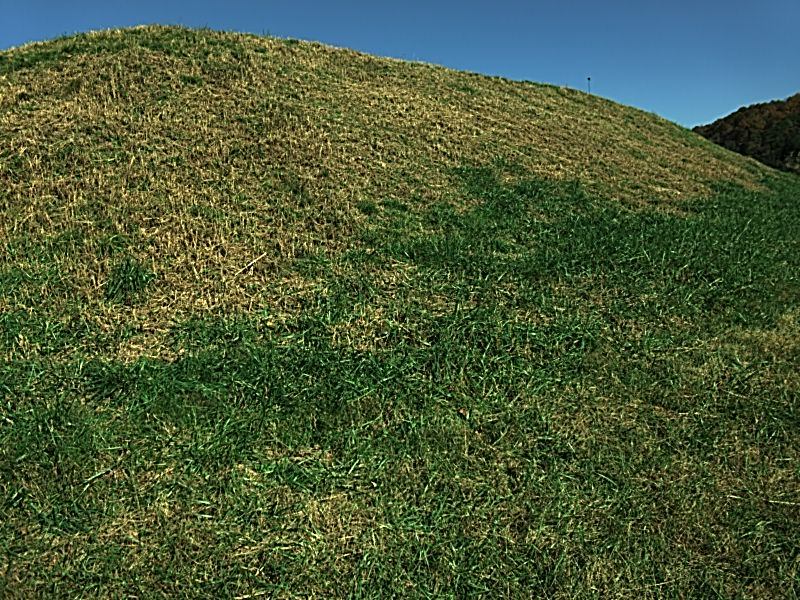
%> input picture CascadingSentera/lab_tests/NDVI_algo_rgb/mb_rgb.jpg, 800 x 600 px
$ octave GetBands.m   (GNU Octave 9; MATLAB toolbox functions it lacks are replaced by stand-ins)
%> lines starting %> are read from the running program, lines starting %| are printed output that depends on the picture
% GetBands
% pulls R, G, B bands from rgb image

rgb_filepath = 'mb_rgb.jpg';
nir_filepath = 'mb_nir.jpg';
ndvi_filepath = 'mb_ndvi.jpg';

rgb = imread(rgb_filepath);
%> rgb is the input picture: size 600x800x3 uint8; mean R, G, B 74.7, 90.9, 57.7
nir = imread(nir_filepath);
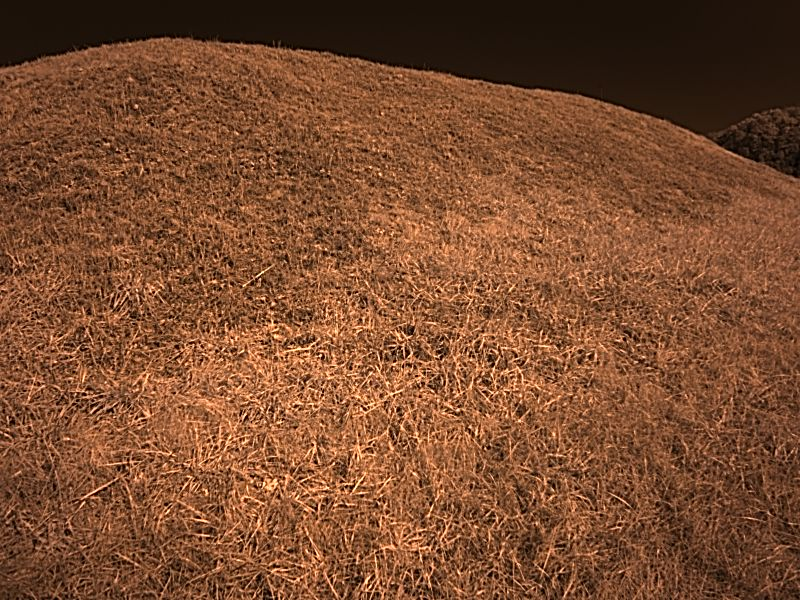
%> input picture CascadingSentera/lab_tests/NDVI_algo_rgb/mb_nir.jpg, 800 x 600 px
%> nir is the input picture: size 600x800x3 uint8; mean R, G, B 124, 76.6, 48
ndvi = imread(ndvi_filepath);
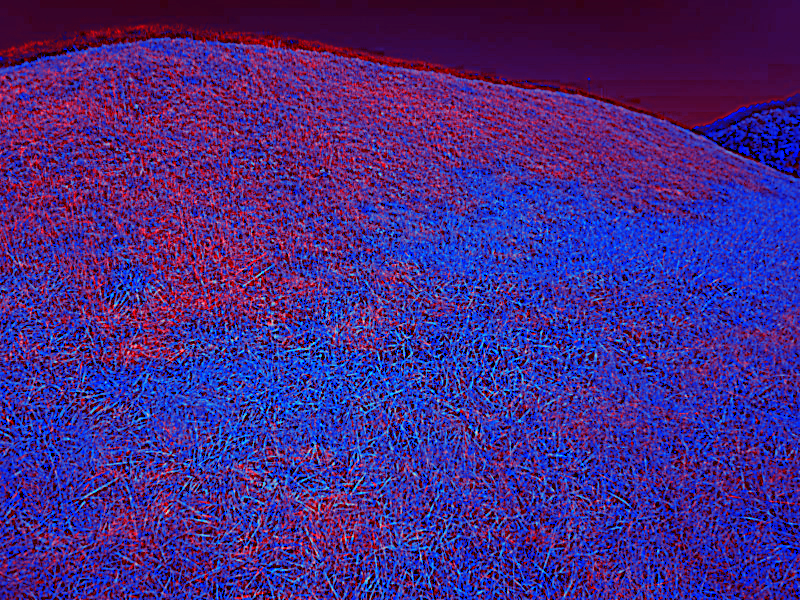
%> input picture CascadingSentera/lab_tests/NDVI_algo_rgb/mb_ndvi.jpg, 800 x 600 px
%> ndvi is the input picture: size 600x800x3 uint8; mean R, G, B 70, 40.8, 133.1

red_rgb = rgb(:,:,1);
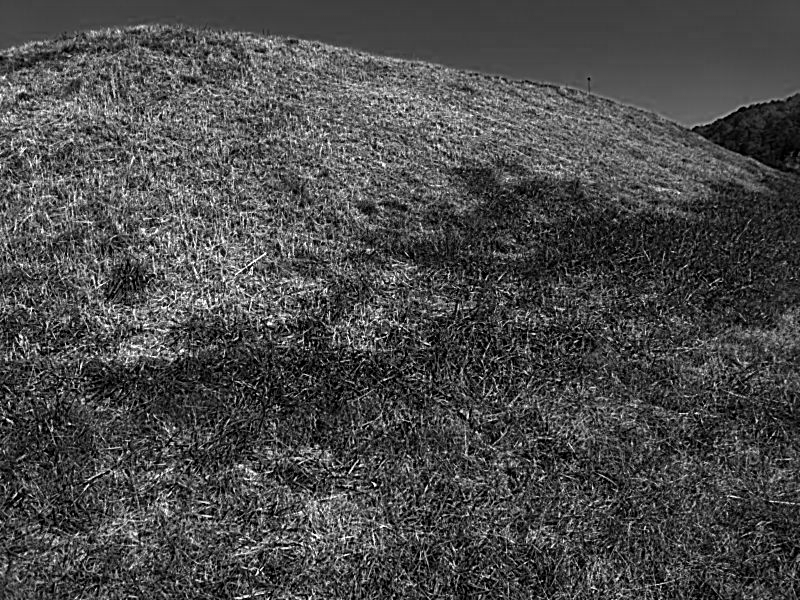
%> red_rgb: size 600x800 uint8; min 0, max 255, mean 74.7
nir_nir = nir(:,:,3);
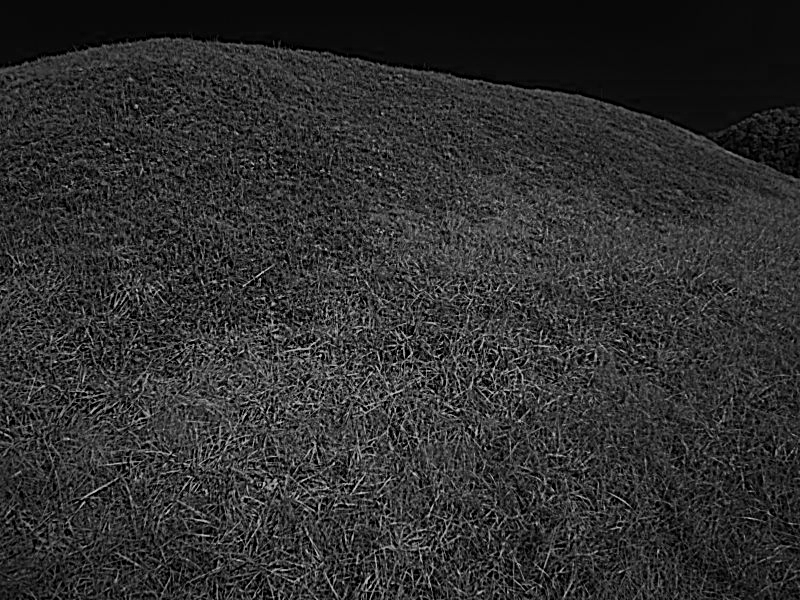
%> nir_nir: size 600x800 uint8; min 0, max 209, mean 48
red_ndvi = ndvi(:,:,1);
nir_ndvi = ndvi(:,:,2);
ndvi_ndvi = ndvi(:,:,3);
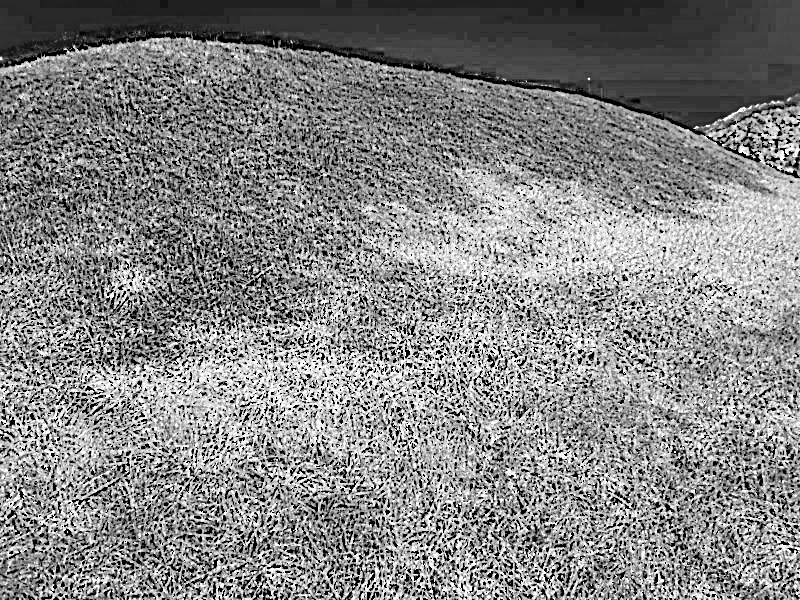
%> ndvi_ndvi: size 600x800 uint8; min 0, max 255, mean 133.1

figure;
subplot(3,3,1); imshow(rgb); title('RGB');
subplot(3,3,2); imshow(nir); title('NIR');
subplot(3,3,3); imshow(ndvi); title('NDVI');
subplot(3,3,4); imshow(red_rgb); title('RGB: Red');
subplot(3,3,5); imshow(nir_nir); title('NIR: nir');
subplot(3,3,6); imshow(ndvi_ndvi); title('NDVI: NDVI');
subplot(3,3,7); imshow(red_ndvi); title('NDVI: red');
subplot(3,3,8); imshow(nir_ndvi); title('NDVI: nir');

figure;
subplot(1,2,1); imshow(ndvi_ndvi, []); title('NDVI: Pi');
subplot(1,2,2); histogram(ndvi_ndvi);
%> after `histogram(ndvi_ndvi)`:
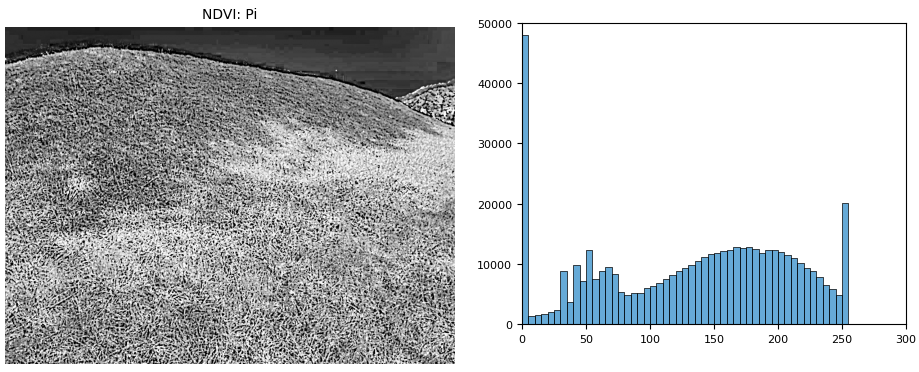
%> figure redrawn from the program's plot data, 2 panels
